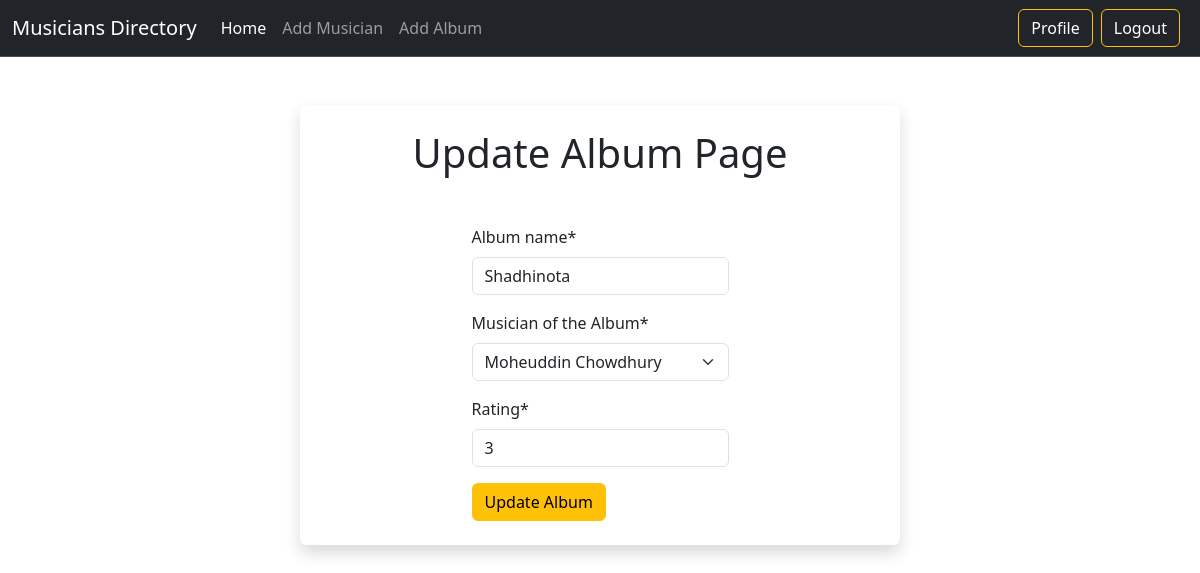
Screenshot of /musicians_directory/user/edit/album/12 (signed in) with the database file from the repository.
### musicians_directory_app/models.py (models this page shows, shortened)
class AlbumModel(models.Model):
    album_name = models.CharField(max_length=100)
    musician = models.ForeignKey(
            MusicianModel,
            verbose_name=_("Musician of the Album"),
            on_delete=models.CASCADE
        )
    release_date = models.DateField(auto_now_add=True)
    rating = models.IntegerField(
        validators=[MinValueValidator(1), MaxValueValidator(5)]
    )

### musicians_directory_app/views.py (the view, shortened to what this page needs)
# urls.py: path('user/edit/album/<int:id>', EditAlbumView.as_view(), name='edit_album'),
class EditAlbumView(LoginRequiredMixin, UpdateView):
    model = AlbumModel
    form_class = AlbumForm
    template_name = 'common_form.html'
    pk_url_kwarg = 'id'
    success_url = reverse_lazy('profile')
    def get_context_data(self, **kwargs) -> dict:
        context = super().get_context_data(**kwargs)
        context["type"] = 'Update Album'
        context["bg"] = 'warning'
        return context

### musicians_directory_app/forms.py
class AlbumForm(ModelForm):
    class Meta:
        model = AlbumModel
        fields = ['album_name', 'musician', 'rating']

### musicians_directory_app/models.py (called while the page is built)
    def __str__(self) -> str:
        return f"{self.first_name} {self.last_name}"

### musicians_directory_app/templates/common_form.html (shortened to what this page needs)
{% extends "base.html" %}
{% load crispy_forms_tags %}
{% block content %}
    <div class="card shadow border-0 w-50 px-5 pt-2 pb-4 mx-auto my-5">
        <h1 class="text-center mt-3 mb-5">{{type}} Page</h1>
        <form class="mx-auto" action="" method="POST" novalidate>
            {{form | crispy}}
            <button class="btn btn-{{bg}}" type="submit">{{type}}</button>
        </form>
    </div>
{% endblock content %}

### rows the page displays
AlbumModel: album_name "Shadhinota", musician "Moheuddin Chowdhury", rating "3"

### other values shown
{{ type }} "Update Album"
